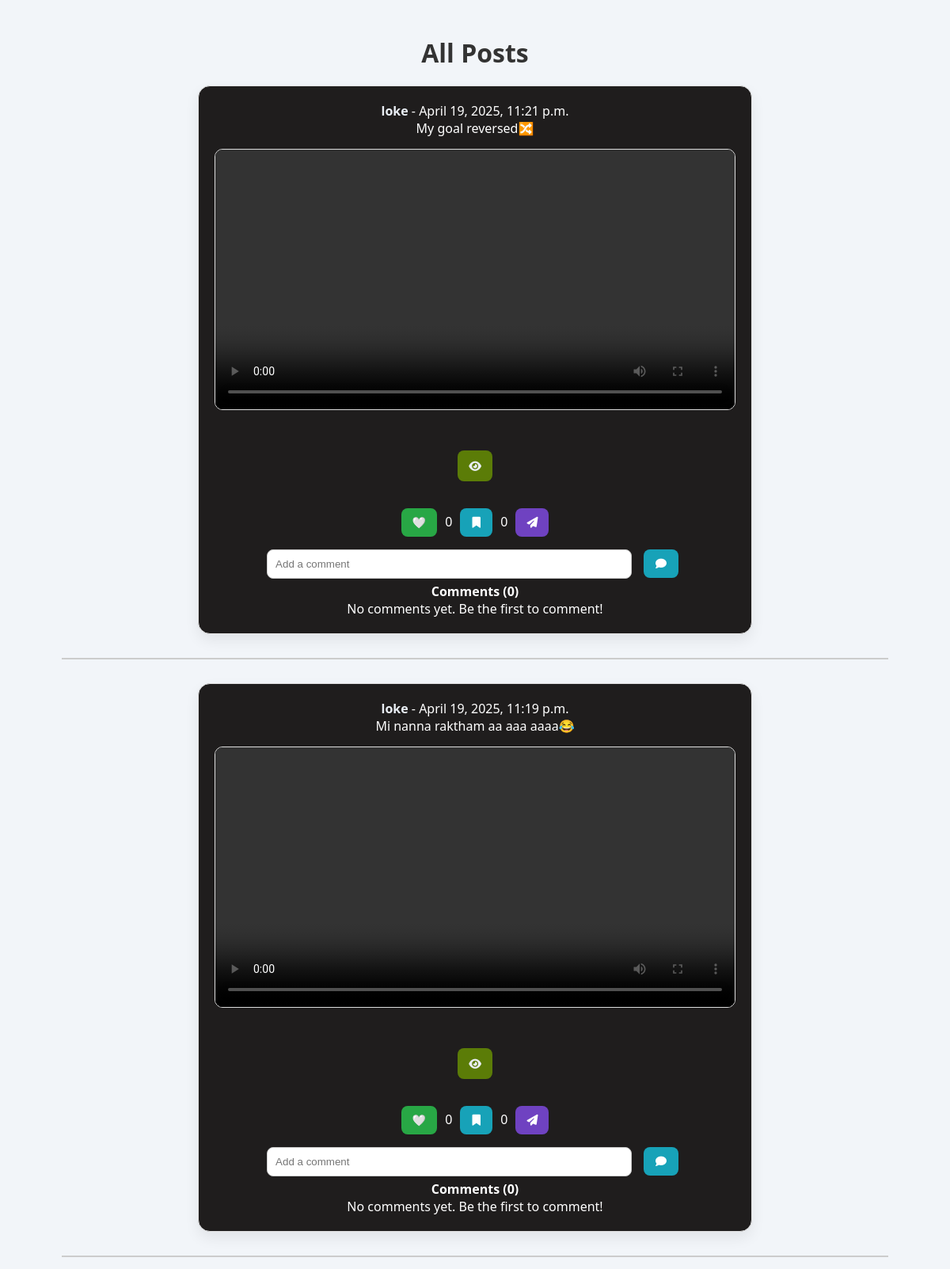
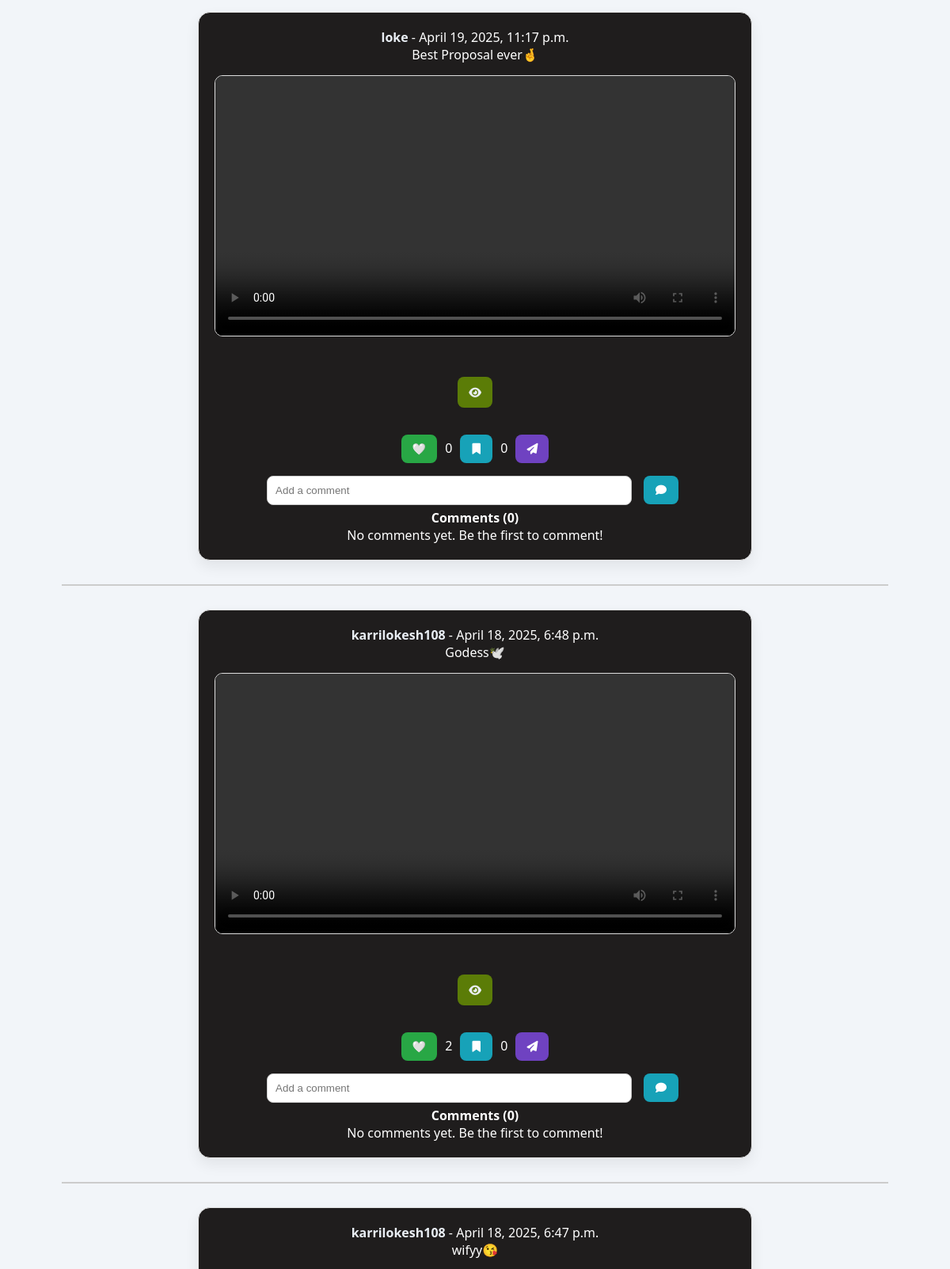
/posts/ (upper part), run on the app's committed database (2 pictures, top to bottom).
### posts/models.py (models this page shows, shortened)
class Post(models.Model):
    user = models.ForeignKey(User, on_delete=models.CASCADE, related_name="posts")
    content = models.TextField()
    image = models.ImageField(upload_to="post_images/", null=True, blank=True)
    created_at = models.DateTimeField(auto_now_add=True)
    updated_at = models.DateTimeField(auto_now_add=True)
    video = models.FileField(upload_to="posts/videos/", blank=True, null=True)
    likes = models.ManyToManyField(User, related_name="liked_posts", blank=True)
    saved_by = models.ManyToManyField(User, related_name="saved_posts", blank=True)
    class Meta:
        ordering = ["-created_at"]  # Show latest posts first
        verbose_name_plural = "Posts"
    def total_likes(self):
        return self.likes.count()
    def total_saves(self):
        return self.saved_by.count()

### users/models.py (models this page shows, shortened)
class CustomUser(AbstractBaseUser, PermissionsMixin):
    name = models.CharField(max_length=20)
    email = models.EmailField(unique=True)
    age = models.IntegerField()
    phone= models.CharField(max_length=15, unique=True, null=True, blank=True)
    otp = models.CharField(max_length=6, null=True, blank=True)
    profile_pic = models.ImageField(upload_to='profile_pics/', null=True, blank=True, default="profile_pics/default-profile.png")
    username = models.CharField(max_length=30, unique=True, null=True, blank=True)
    bio = models.TextField(null=True, blank=True)
    first_name = models.CharField(max_length=30, null=True, blank=True)
    last_name = models.CharField(max_length=30, null=True, blank=True)
    gender = models.CharField(max_length=10, choices=[("Male", "Male"), ("Female", "Female"), ("Other", "Other")], null=True, blank=True)
    location = models.CharField(max_length=100, null=True, blank=True)
    linkedin = models.URLField(null=True, blank=True)
    github = models.URLField(null=True, blank=True)
    is_active = models.BooleanField(default=True)
    is_staff = models.BooleanField(default=False)
    firebase_uid = models.CharField(max_length=50, blank=True, null=True)
    followers = models.ManyToManyField('self', symmetrical=False, related_name='following', blank=True)
    objects = CustomUserManager()
    USERNAME_FIELD = "email"
    REQUIRED_FIELDS = ["name", "age", "phone"]

### posts/views.py (the view)
# urls.py: path('', PostListView.as_view(), name='post-list'),
class PostListView(ListView):
    model = Post
    template_name = 'posts/post_list.html'
    context_object_name = 'posts'
    ordering = ['-created_at']

### posts/templates/posts/post_list.html (shortened to what this page needs)
{% extends 'posts/base.html' %}
{% load static %}
{% block content %}
<link rel="stylesheet" href="{% static 'posts/post_list.css' %}">
<h2>All Posts</h2>
{% for post in posts %}
    <div class="post" data-post-id="{{ post.id }}">
        <p>
            <strong>
              <a href="{% url 'user-profile' post.user.username %}" class="username-link">
                {{ post.user.username }}
              </a>
            </strong>
            - {{ post.created_at }}
          </p>
        <p>{{ post.content }}</p>
        {% if post.video %}
        <video width="400" controls>
            <source src="{{ post.video.url }}" type="video/mp4">
        </video>
    {% endif %}
        <br>
        <div class="post-actions">
            <a href="{% url 'post-detail' post.id %}" class="btn btn-primary">
                <i class="fa fa-eye"></i>
            </a>
        </div>
        <form action="{% url 'like-post' post.id %}" method="POST" style="display: inline;">
            <button class="like-btn" data-post-id="{{ post.id }}">
                {% if request.user in post.likes.all %}
                    ❤️
                {% else %}
                    🤍
                {% endif %}
            </button>
            <span id="like-count-{{ post.id }}" style="color: white;">{{ post.total_likes }}</span>
        </form>
        <form action="{% url 'save-post' post.id %}" method="POST" style="display: inline;">
            <button type="submit">
                {% if request.user in post.saved_by.all %}
                    <i class="fa fa-bookmark"></i>
                {% else %}
                    <i class="fa fa-bookmark"></i>
                {% endif %}
            </button>
            <span style="color: white;">{{ post.total_saves }}</span>
        </form>
        <button class="share-btn"
            data-title="Check this post"
            data-text="{{ post.content|truncatechars:100 }}"
            data-url="{{ request.build_absolute_uri|slice:':-1' }}{% url 'post-detail' post.id %}">
            <i class="fa fa-paper-plane"></i>
        </button>
        <form action="{% url 'add-comment' post.id %}" method="POST">
            <input type="text" name="content" placeholder="Add a comment" required>
            <button type="submit"><i class="fa fa-comment"></i></button>
        </form>
        <p><strong>Comments ({{ post.comments.count }})</strong></p>
        {% if post.comments.exists %}
            <ul id="limited-comments-{{ post.id }}">
                {% for comment in post.comments.all|slice:"-2:" %}
                    <li><strong>{{ comment.user.username }}</strong>: {{ comment.content }}</li>
                {% endfor %}
            </ul>
            <ul id="full-comments-{{ post.id }}" style="display: none;">
                {% for comment in post.comments.all %}
                    <li><strong>{{ comment.user.username }}</strong>: {{ comment.content }}</li>
                {% endfor %}
            </ul>
            <button id="toggle-btn-{{ post.id }}">View all comments</button>
        {% else %}
            <p>No comments yet. Be the first to comment!</p>
        {% endif %}
    </div>
    <hr>
{% endfor %}
{% endblock %}

### posts/static/posts/base.css (style rules this page uses)
* { margin: 0; padding: 0; box-sizing: border-box; }
body { font-family: 'Segoe UI', Tahoma, Geneva, Verdana, sans-serif; background-color: #f5f6fa; color: #333; padding-bottom: 70px; }

### posts/static/posts/post_list.css (style rules this page uses)
body { font-family: 'Segoe UI', Tahoma, Geneva, Verdana, sans-serif; background-color: #f2f5f9; margin: 0; padding: 0; }
h2 { text-align: center; margin-top: 25px; font-size: 2rem; color: #333; }
p { color: white; }
.post { background-color: #1f1d1d; padding: 20px; margin: 20px auto; border-radius: 15px; box-shadow: 0 8px 18px rgba(0, 0, 0, 0.07); width: 90%; max-width: 700px; box-sizing: border-box; border: 1px solid #e0e0e0; transition: transform 0.2s ease; text-align: center; }
.post a { text-decoration: none; color: #e9eef4; }
.username-link, .created-at { color: rgb(19, 18, 18); font-weight: bold; }
.post img, .post video { width: 100%; height: auto; margin-top: 15px; border-radius: 10px; border: 1px solid #ddd; }
.btn, .like-btn, button[type="submit"], button[id^="toggle-btn-"], .share-btn { padding: 10px 14px; margin: 6px; border-radius: 8px; font-size: 14px; cursor: pointer; transition: background-color 0.2s ease; border: none; }
.btn-primary { background-color: #5b7c07; color: #fff; }
.like-btn { background-color: #28a745; color: #fff; }
button[type="submit"] { background-color: #17a2b8; color: #fff; }
.share-btn { background-color: #6f42c1; color: #fff; }
form input[type="text"] { width: 70%; padding: 10px; margin-top: 10px; margin-right: 5px; border: 1px solid #ccc; border-radius: 8px; box-sizing: border-box; }
form button[type="submit"] { padding: 10px 15px; }
hr { margin: 30px auto; width: 90%; border: 1px solid #ccc; }
.post .post-actions { display: flex; flex-wrap: wrap; justify-content: center; gap: 14px; margin-top: 30px; margin-bottom: 12px; padding: 10px 0; }

### data on the page
Post: user.username "loke", created_at "April 19, 2025, 11:21 p.m.", content "My goal reversed🔀", total_likes "0", total_saves "0", comments.count "0", shows "No comments yet. Be the first to comment!"
Post: user.username "loke", created_at "April 19, 2025, 11:19 p.m.", content "Mi nanna raktham aa aaa aaaa😂", total_likes "0", total_saves "0", comments.count "0", shows "No comments yet. Be the first to comment!"
Post: user.username "loke", created_at "April 19, 2025, 11:17 p.m.", content "Best Proposal ever🤞", total_likes "0", total_saves "0", comments.count "0", shows "No comments yet. Be the first to comment!"
Post: user.username "karrilokesh108", created_at "April 18, 2025, 6:48 p.m.", content "Godess🕊️", total_likes "2", total_saves "0", comments.count "0", shows "No comments yet. Be the first to comment!"
Post: user.username "karrilokesh108", created_at "April 18, 2025, 6:47 p.m.", content "wifyy😘"
